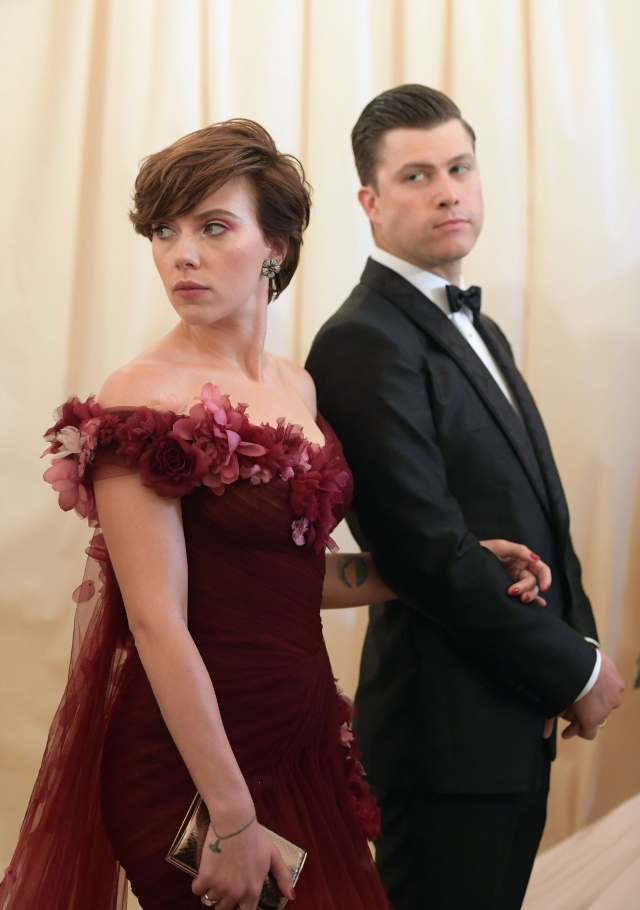
#> input picture Unidad-2/Creación-de-Dataset-híbrido/ProyectoRostros/data/01_raw/famososSinProcesar/Scarlett_Johansson/000002.jpg, 1280 x 1819 px, found by its file name (shown at 1/2 size); its folder holds only this picture in this run
$ python procesar_famosos.py
#> lines starting #> are read from the running program, lines starting #| are printed output that depends on the picture
import cv2
import os

# --- CONFIGURACIÓN DE RUTAS ---
# Carpeta donde están las fotos originales que descargaste
input_dir = '../data/01_raw/famososSinProcesar'

# Nueva carpeta donde se guardarán SOLAMENTE los rostros recortados a 160x160
output_dir = '../data/02_processed/'

# Cargar el modelo preentrenado de OpenCV
cascade_path = cv2.data.haarcascades + 'haarcascade_frontalface_default.xml'
face_cascade = cv2.CascadeClassifier(cascade_path)

# Asegurarnos de que el directorio de entrada exista
if not os.path.exists(input_dir):
    print(f"Error: No se encontró la carpeta {input_dir}")
    exit()

print("Iniciando extracción masiva de rostros...")

# 1. Recorrer cada subcarpeta (cada famoso) en el directorio de entrada
for nombre_personaje in os.listdir(input_dir):
    ruta_personaje_crudo = os.path.join(input_dir, nombre_personaje)

    # Ignorar si no es una carpeta
    if not os.path.isdir(ruta_personaje_crudo):
        continue

    # Crear la carpeta de destino para este famoso en específico
    ruta_personaje_procesado = os.path.join(output_dir, nombre_personaje)
    os.makedirs(ruta_personaje_procesado, exist_ok=True)

    contador = 0
    print(f"\nProcesando imágenes de: {nombre_personaje}...")

    # 2. Recorrer cada imagen dentro de la carpeta del famoso
    for nombre_imagen in os.listdir(ruta_personaje_crudo):
        ruta_imagen = os.path.join(ruta_personaje_crudo, nombre_imagen)

        # Leer la imagen
        #Carga imágenes desde el dataset.
        imagen = cv2.imread(ruta_imagen)
#> imagen is the input picture: shape (1819, 1280, 3); mean B, G, R 104.6, 116.2, 139.5

        # Si OpenCV no puede leer la imagen (archivo corrupto o formato no soportado), la saltamos
        if imagen is None:
            continue

        # Convertir a escala de grises para el detector
        grises = cv2.cvtColor(imagen, cv2.COLOR_BGR2GRAY)
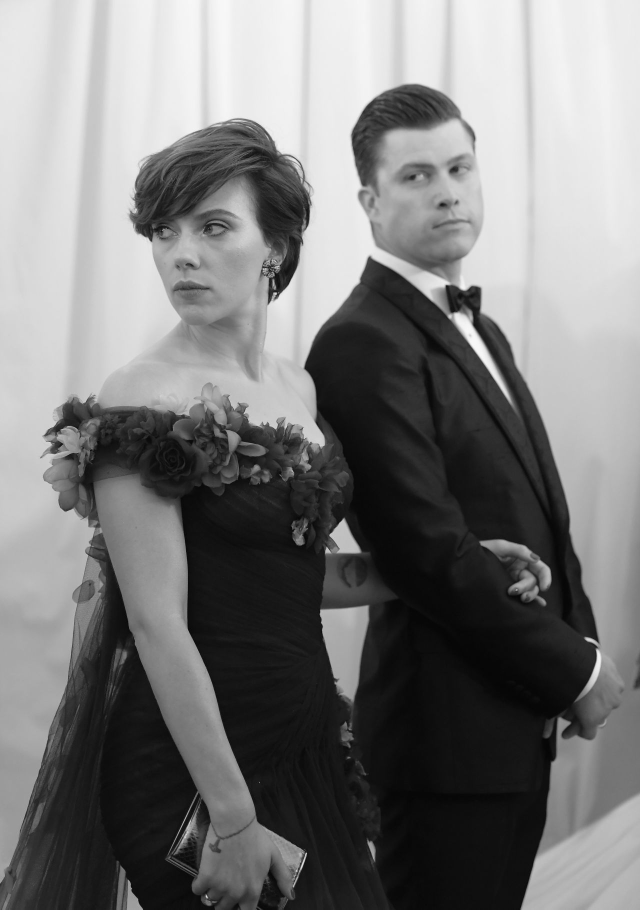
#> grises: shape (1819, 1280) (shown at 1/2 size); min 2, max 252, mean 121.8

        # Detectar rostros, encuentra rostros dentro de la imagen.
        rostros = face_cascade.detectMultiScale(grises, scaleFactor=1.2, minNeighbors=5)
#> rostros = [[760, 246, 252, 252], [215, 326, 333, 333]]

        # 3. Recortar y guardar cada rostro encontrado
        for (x, y, w, h) in rostros:
            # Recortar solo la región del rostro, elimina fondo innecesario.
            rostro_recortado = imagen[y:y+h, x:x+w]

            try:
                # Redimensionar a 160x160 píxeles
                rostro_redimensionado = cv2.resize(rostro_recortado, (160, 160))

                # Guardar la imagen en la nueva carpeta
                nombre_archivo = f"rostro_{contador}.jpg"
                ruta_guardado = os.path.join(ruta_personaje_procesado, nombre_archivo)
                #Guarda únicamente el rostro procesado
                cv2.imwrite(ruta_guardado, rostro_redimensionado)

                contador += 1
            except Exception as e:
                continue
#> this loop made 2 passes
#> (x, y, w, h, nombre_archivo, contador) on passes 1 to 2: (760, 246, 252, 252, 'rostro_0.jpg', 1), (215, 326, 333, 333, 'rostro_1.jpg', 2)
#> pass 1, `rostro_recortado = imagen[y:y+h, x:x+w]`:
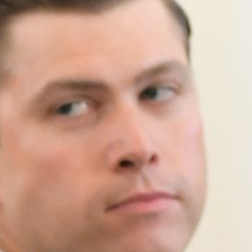
#> rostro_recortado: shape (252, 252, 3); mean B, G, R 148.2, 166.7, 205.1
#> pass 2, `rostro_recortado = imagen[y:y+h, x:x+w]`:
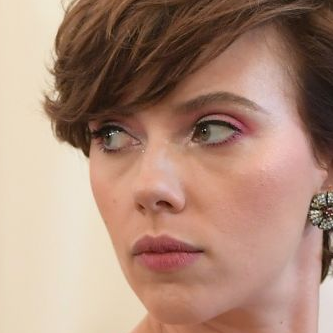
#> rostro_recortado: shape (333, 333, 3); mean B, G, R 120.3, 138.1, 172.2
#> after the loop, contador = 2

    print(f"-> {contador} rostros extraídos con éxito para {nombre_personaje}.")
#| -> 2 rostros extraídos con éxito para Scarlett_Johansson.

print("\n¡Extracción y procesamiento finalizado! Revisa la carpeta:", output_dir)

$ run again, on Unidad-2/Creación-de-Dataset-híbrido/ProyectoRostros/data/01_raw/famososSinProcesar/Scarlett_Johansson/000015.jpg
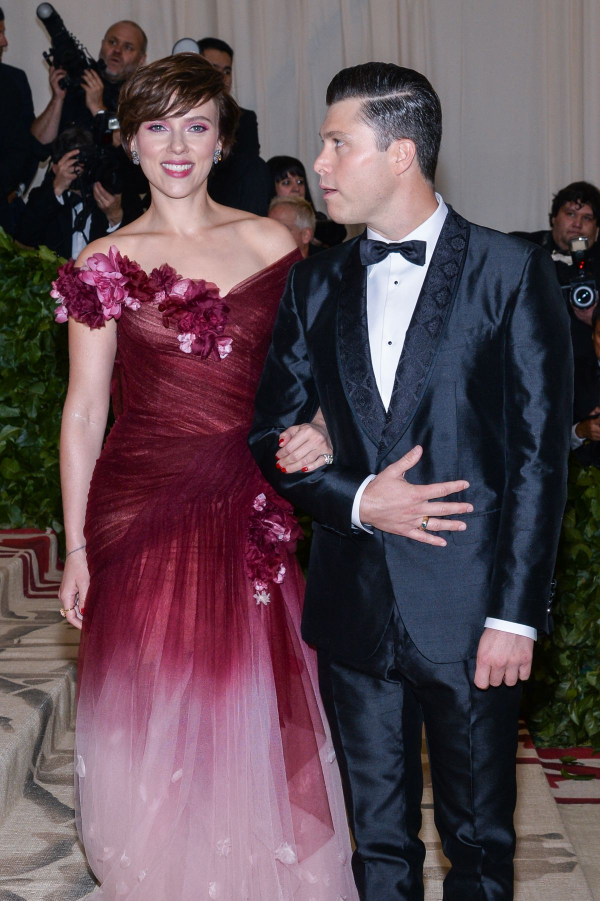
#> input picture Unidad-2/Creación-de-Dataset-híbrido/ProyectoRostros/data/01_raw/famososSinProcesar/Scarlett_Johansson/000015.jpg, 1200 x 1802 px, found by its file name (shown at 1/2 size)
#> imagen is the input picture: shape (1802, 1200, 3); mean B, G, R 82.2, 74.1, 92.6
#> `grises = cv2.cvtColor(imagen, cv2.COLOR_BGR2GRAY)`:
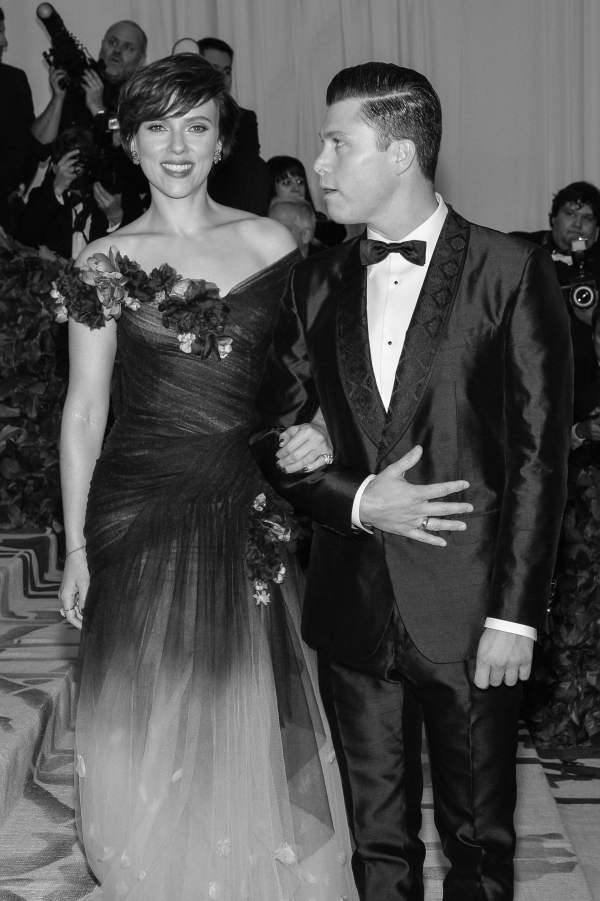
#> grises: shape (1802, 1200) (shown at 1/2 size); min 0, max 254, mean 80.5
#> rostros = [[565, 689, 72, 72], [1020, 1017, 55, 55], [616, 356, 74, 74], [1118, 404, 79, 79], [258, 184, 199, 199], [584, 189, 253, 253]]
#> the loop `for (x, y, w, h) in rostros:` made 6 passes
#> after the loop `for (x, y, w, h) in rostros:`:
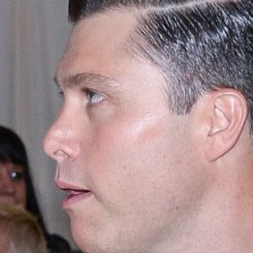
#> rostro_recortado: shape (253, 253, 3); mean B, G, R 138.6, 137.7, 161.5
#> after the loop `for (x, y, w, h) in rostros:`: contador = 6
#| -> 6 rostros extraídos con éxito para Scarlett_Johansson.
